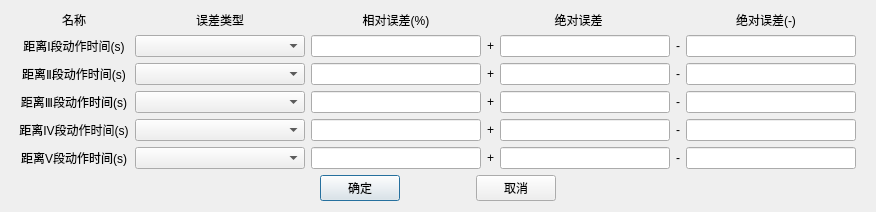
<?xml version="1.0" encoding="UTF-8"?>
<ui version="4.0">
 <class>QDistanceResultEstimateDlg</class>
 <widget class="QDialog" name="QDistanceResultEstimateDlg">
  <property name="geometry">
   <rect>
    <x>0</x>
    <y>0</y>
    <width>876</width>
    <height>208</height>
   </rect>
  </property>
  <property name="windowTitle">
   <string>Dialog</string>
  </property>
  <layout class="QGridLayout" name="gridLayout">
   <item row="0" column="1">
    <widget class="QLabel" name="m_labName">
     <property name="maximumSize">
      <size>
       <width>16777215</width>
       <height>30</height>
      </size>
     </property>
     <property name="text">
      <string>名称</string>
     </property>
     <property name="alignment">
      <set>Qt::AlignCenter</set>
     </property>
    </widget>
   </item>
   <item row="0" column="2">
    <widget class="QLabel" name="m_labType_2">
     <property name="maximumSize">
      <size>
       <width>16777215</width>
       <height>30</height>
      </size>
     </property>
     <property name="text">
      <string>误差类型</string>
     </property>
     <property name="alignment">
      <set>Qt::AlignCenter</set>
     </property>
    </widget>
   </item>
   <item row="0" column="3">
    <widget class="QLabel" name="m_labRel">
     <property name="maximumSize">
      <size>
       <width>16777215</width>
       <height>30</height>
      </size>
     </property>
     <property name="text">
      <string>相对误差(%)</string>
     </property>
     <property name="alignment">
      <set>Qt::AlignCenter</set>
     </property>
    </widget>
   </item>
   <item row="0" column="4">
    <widget class="QLabel" name="m_labAbs">
     <property name="text">
      <string>绝对误差</string>
     </property>
     <property name="alignment">
      <set>Qt::AlignCenter</set>
     </property>
    </widget>
   </item>
   <item row="0" column="5">
    <widget class="QLabel" name="m_labAbs_2">
     <property name="text">
      <string>绝对误差(-)</string>
     </property>
     <property name="alignment">
      <set>Qt::AlignCenter</set>
     </property>
    </widget>
   </item>
   <item row="1" column="1">
    <widget class="QLabel" name="m_lab1">
     <property name="text">
      <string>距离I段动作时间(s)</string>
     </property>
     <property name="alignment">
      <set>Qt::AlignCenter</set>
     </property>
    </widget>
   </item>
   <item row="1" column="2">
    <widget class="CExBaseListComboBox" name="m_cmb1">
     <property name="minimumSize">
      <size>
       <width>170</width>
       <height>0</height>
      </size>
     </property>
     <property name="maximumSize">
      <size>
       <width>170</width>
       <height>16777215</height>
      </size>
     </property>
    </widget>
   </item>
   <item row="1" column="3">
    <widget class="QSettingLineEdit" name="m_txtRel1">
     <property name="minimumSize">
      <size>
       <width>170</width>
       <height>0</height>
      </size>
     </property>
     <property name="maximumSize">
      <size>
       <width>170</width>
       <height>16777215</height>
      </size>
     </property>
    </widget>
   </item>
   <item row="1" column="4">
    <layout class="QHBoxLayout" name="horizontalLayout_3">
     <item>
      <widget class="QLabel" name="m_labPlus_1">
       <property name="text">
        <string>+</string>
       </property>
      </widget>
     </item>
     <item>
      <widget class="QSettingLineEdit" name="m_txtPlus_1">
       <property name="minimumSize">
        <size>
         <width>170</width>
         <height>0</height>
        </size>
       </property>
       <property name="maximumSize">
        <size>
         <width>170</width>
         <height>16777215</height>
        </size>
       </property>
      </widget>
     </item>
    </layout>
   </item>
   <item row="1" column="5">
    <layout class="QHBoxLayout" name="horizontalLayout_7">
     <item>
      <widget class="QLabel" name="m_labMinus_1">
       <property name="text">
        <string>-</string>
       </property>
      </widget>
     </item>
     <item>
      <widget class="QSettingLineEdit" name="m_txtMinus_1">
       <property name="minimumSize">
        <size>
         <width>170</width>
         <height>0</height>
        </size>
       </property>
       <property name="maximumSize">
        <size>
         <width>170</width>
         <height>16777215</height>
        </size>
       </property>
      </widget>
     </item>
    </layout>
   </item>
   <item row="2" column="1">
    <widget class="QLabel" name="m_lab2">
     <property name="text">
      <string>距离Ⅱ段动作时间(s)</string>
     </property>
     <property name="alignment">
      <set>Qt::AlignCenter</set>
     </property>
    </widget>
   </item>
   <item row="2" column="2">
    <widget class="CExBaseListComboBox" name="m_cmb2">
     <property name="minimumSize">
      <size>
       <width>170</width>
       <height>0</height>
      </size>
     </property>
     <property name="maximumSize">
      <size>
       <width>170</width>
       <height>16777215</height>
      </size>
     </property>
    </widget>
   </item>
   <item row="2" column="3">
    <widget class="QSettingLineEdit" name="m_txtRel2">
     <property name="minimumSize">
      <size>
       <width>170</width>
       <height>0</height>
      </size>
     </property>
     <property name="maximumSize">
      <size>
       <width>170</width>
       <height>16777215</height>
      </size>
     </property>
    </widget>
   </item>
   <item row="2" column="4">
    <layout class="QHBoxLayout" name="horizontalLayout_2">
     <item>
      <widget class="QLabel" name="m_labPlus_2">
       <property name="text">
        <string>+</string>
       </property>
      </widget>
     </item>
     <item>
      <widget class="QSettingLineEdit" name="m_txtPlus_2">
       <property name="minimumSize">
        <size>
         <width>170</width>
         <height>0</height>
        </size>
       </property>
       <property name="maximumSize">
        <size>
         <width>170</width>
         <height>16777215</height>
        </size>
       </property>
      </widget>
     </item>
    </layout>
   </item>
   <item row="2" column="5">
    <layout class="QHBoxLayout" name="horizontalLayout_8">
     <item>
      <widget class="QLabel" name="m_labMinus_2">
       <property name="text">
        <string>-</string>
       </property>
      </widget>
     </item>
     <item>
      <widget class="QSettingLineEdit" name="m_txtMinus_2">
       <property name="minimumSize">
        <size>
         <width>170</width>
         <height>0</height>
        </size>
       </property>
       <property name="maximumSize">
        <size>
         <width>170</width>
         <height>16777215</height>
        </size>
       </property>
      </widget>
     </item>
    </layout>
   </item>
   <item row="3" column="0">
    <spacer name="horizontalSpacer_4">
     <property name="orientation">
      <enum>Qt::Horizontal</enum>
     </property>
     <property name="sizeHint" stdset="0">
      <size>
       <width>40</width>
       <height>20</height>
      </size>
     </property>
    </spacer>
   </item>
   <item row="3" column="1">
    <widget class="QLabel" name="m_lab3">
     <property name="text">
      <string>距离Ⅲ段动作时间(s)</string>
     </property>
     <property name="alignment">
      <set>Qt::AlignCenter</set>
     </property>
    </widget>
   </item>
   <item row="3" column="2">
    <widget class="CExBaseListComboBox" name="m_cmb3">
     <property name="minimumSize">
      <size>
       <width>170</width>
       <height>0</height>
      </size>
     </property>
     <property name="maximumSize">
      <size>
       <width>170</width>
       <height>16777215</height>
      </size>
     </property>
    </widget>
   </item>
   <item row="3" column="3">
    <widget class="QSettingLineEdit" name="m_txtRel3">
     <property name="minimumSize">
      <size>
       <width>170</width>
       <height>0</height>
      </size>
     </property>
     <property name="maximumSize">
      <size>
       <width>170</width>
       <height>16777215</height>
      </size>
     </property>
    </widget>
   </item>
   <item row="3" column="4">
    <layout class="QHBoxLayout" name="horizontalLayout_5">
     <item>
      <widget class="QLabel" name="m_labPlus_3">
       <property name="text">
        <string>+</string>
       </property>
      </widget>
     </item>
     <item>
      <widget class="QSettingLineEdit" name="m_txtPlus_3">
       <property name="minimumSize">
        <size>
         <width>170</width>
         <height>0</height>
        </size>
       </property>
       <property name="maximumSize">
        <size>
         <width>170</width>
         <height>16777215</height>
        </size>
       </property>
      </widget>
     </item>
    </layout>
   </item>
   <item row="3" column="5">
    <layout class="QHBoxLayout" name="horizontalLayout_9">
     <item>
      <widget class="QLabel" name="m_labMinus_3">
       <property name="text">
        <string>-</string>
       </property>
      </widget>
     </item>
     <item>
      <widget class="QSettingLineEdit" name="m_txtMinus_3">
       <property name="minimumSize">
        <size>
         <width>170</width>
         <height>0</height>
        </size>
       </property>
       <property name="maximumSize">
        <size>
         <width>170</width>
         <height>16777215</height>
        </size>
       </property>
      </widget>
     </item>
    </layout>
   </item>
   <item row="4" column="1">
    <widget class="QLabel" name="m_lab4">
     <property name="text">
      <string>距离IV段动作时间(s)</string>
     </property>
     <property name="alignment">
      <set>Qt::AlignCenter</set>
     </property>
    </widget>
   </item>
   <item row="4" column="2">
    <widget class="CExBaseListComboBox" name="m_cmb4">
     <property name="minimumSize">
      <size>
       <width>170</width>
       <height>0</height>
      </size>
     </property>
     <property name="maximumSize">
      <size>
       <width>170</width>
       <height>16777215</height>
      </size>
     </property>
    </widget>
   </item>
   <item row="4" column="3">
    <widget class="QSettingLineEdit" name="m_txtRel4">
     <property name="minimumSize">
      <size>
       <width>170</width>
       <height>0</height>
      </size>
     </property>
     <property name="maximumSize">
      <size>
       <width>170</width>
       <height>16777215</height>
      </size>
     </property>
    </widget>
   </item>
   <item row="4" column="4">
    <layout class="QHBoxLayout" name="horizontalLayout_4">
     <item>
      <widget class="QLabel" name="m_labPlus_4">
       <property name="text">
        <string>+</string>
       </property>
      </widget>
     </item>
     <item>
      <widget class="QSettingLineEdit" name="m_txtPlus_4">
       <property name="minimumSize">
        <size>
         <width>170</width>
         <height>0</height>
        </size>
       </property>
       <property name="maximumSize">
        <size>
         <width>170</width>
         <height>16777215</height>
        </size>
       </property>
      </widget>
     </item>
    </layout>
   </item>
   <item row="4" column="5">
    <layout class="QHBoxLayout" name="horizontalLayout_10">
     <item>
      <widget class="QLabel" name="m_labMinus_4">
       <property name="text">
        <string>-</string>
       </property>
      </widget>
     </item>
     <item>
      <widget class="QSettingLineEdit" name="m_txtMinus_4">
       <property name="minimumSize">
        <size>
         <width>170</width>
         <height>0</height>
        </size>
       </property>
       <property name="maximumSize">
        <size>
         <width>170</width>
         <height>16777215</height>
        </size>
       </property>
      </widget>
     </item>
    </layout>
   </item>
   <item row="4" column="6">
    <spacer name="horizontalSpacer_5">
     <property name="orientation">
      <enum>Qt::Horizontal</enum>
     </property>
     <property name="sizeHint" stdset="0">
      <size>
       <width>40</width>
       <height>20</height>
      </size>
     </property>
    </spacer>
   </item>
   <item row="5" column="1">
    <widget class="QLabel" name="m_lab5">
     <property name="text">
      <string>距离V段动作时间(s)</string>
     </property>
     <property name="alignment">
      <set>Qt::AlignCenter</set>
     </property>
    </widget>
   </item>
   <item row="5" column="2">
    <widget class="CExBaseListComboBox" name="m_cmb5">
     <property name="minimumSize">
      <size>
       <width>170</width>
       <height>0</height>
      </size>
     </property>
     <property name="maximumSize">
      <size>
       <width>170</width>
       <height>16777215</height>
      </size>
     </property>
    </widget>
   </item>
   <item row="5" column="3">
    <widget class="QSettingLineEdit" name="m_txtRel5">
     <property name="minimumSize">
      <size>
       <width>170</width>
       <height>0</height>
      </size>
     </property>
     <property name="maximumSize">
      <size>
       <width>170</width>
       <height>16777215</height>
      </size>
     </property>
    </widget>
   </item>
   <item row="5" column="4">
    <layout class="QHBoxLayout" name="horizontalLayout_6">
     <item>
      <widget class="QLabel" name="m_labPlus_5">
       <property name="text">
        <string>+</string>
       </property>
      </widget>
     </item>
     <item>
      <widget class="QSettingLineEdit" name="m_txtPlus_5">
       <property name="minimumSize">
        <size>
         <width>170</width>
         <height>0</height>
        </size>
       </property>
       <property name="maximumSize">
        <size>
         <width>170</width>
         <height>16777215</height>
        </size>
       </property>
      </widget>
     </item>
    </layout>
   </item>
   <item row="5" column="5">
    <layout class="QHBoxLayout" name="horizontalLayout_11">
     <item>
      <widget class="QLabel" name="m_labMinus_5">
       <property name="text">
        <string>-</string>
       </property>
      </widget>
     </item>
     <item>
      <widget class="QSettingLineEdit" name="m_txtMinus_5">
       <property name="minimumSize">
        <size>
         <width>170</width>
         <height>0</height>
        </size>
       </property>
       <property name="maximumSize">
        <size>
         <width>170</width>
         <height>16777215</height>
        </size>
       </property>
      </widget>
     </item>
    </layout>
   </item>
   <item row="6" column="1" colspan="5">
    <layout class="QHBoxLayout" name="horizontalLayout">
     <item>
      <spacer name="horizontalSpacer_2">
       <property name="orientation">
        <enum>Qt::Horizontal</enum>
       </property>
       <property name="sizeHint" stdset="0">
        <size>
         <width>40</width>
         <height>20</height>
        </size>
       </property>
      </spacer>
     </item>
     <item>
      <widget class="QPushButton" name="m_btnOK">
       <property name="text">
        <string>确定</string>
       </property>
      </widget>
     </item>
     <item>
      <spacer name="horizontalSpacer">
       <property name="orientation">
        <enum>Qt::Horizontal</enum>
       </property>
       <property name="sizeType">
        <enum>QSizePolicy::Fixed</enum>
       </property>
       <property name="sizeHint" stdset="0">
        <size>
         <width>70</width>
         <height>20</height>
        </size>
       </property>
      </spacer>
     </item>
     <item>
      <widget class="QPushButton" name="m_btnCancel">
       <property name="text">
        <string>取消</string>
       </property>
      </widget>
     </item>
     <item>
      <spacer name="horizontalSpacer_3">
       <property name="orientation">
        <enum>Qt::Horizontal</enum>
       </property>
       <property name="sizeHint" stdset="0">
        <size>
         <width>40</width>
         <height>20</height>
        </size>
       </property>
      </spacer>
     </item>
    </layout>
   </item>
  </layout>
 </widget>
 <customwidgets>
  <customwidget>
   <class>QSettingLineEdit</class>
   <extends>QLineEdit</extends>
   <header>../../UI/Controls/SettingCtrls/qsettinglineedit.h</header>
  </customwidget>
  <customwidget>
   <class>CExBaseListComboBox</class>
   <extends>QComboBox</extends>
   <header>../../../../Module/BaseClass/QT/QExBaseListComboBox.h</header>
  </customwidget>
 </customwidgets>
 <resources/>
 <connections/>
</ui>
